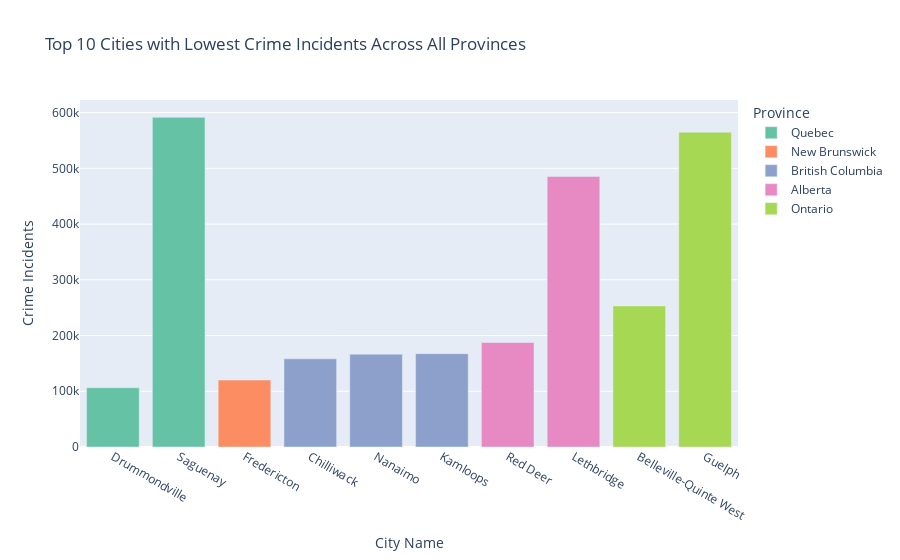

Source (notebook cell):
### Code cell
#Sorting the data to get the top 10 cities with the highest crime incidents across all provinces
Lowest10Cities = CityData.sort_values(by='VALUE', ascending=True).head(10)

#Creating a bar chart using Plotly
fig = px.bar(Lowest10Cities, 
             x='City', 
             y='VALUE', 
             color='Province', 
             title='Top 10 Cities with Lowest Crime Incidents Across All Provinces',
             labels={'VALUE': 'Crime Incidents', 'City': 'City Name'},
             color_discrete_sequence=px.colors.qualitative.Set2)

#Showing the plot
fig.show()

### Figure 1 — Plotly figure (JSON) as saved in the notebook; plotly's stock layout.template omitted (floating-point values rounded to 4 significant figures)
{"data": [{"alignmentgroup": "True", "hovertemplate": "Province=Quebec<br>City Name=%{x}<br>Crime Incidents=%{y}<extra></extra>", "legendgroup": "Quebec", "marker": {"color": "rgb(102,194,165)", "pattern": {"shape": ""}}, "name": "Quebec", "offsetgroup": "Quebec", "orientation": "v", "showlegend": true, "textposition": "auto", "type": "bar", "x": ["Drummondville", "Saguenay"], "xaxis": "x", "y": [106300.0, 591500.0], "yaxis": "y"}, {"alignmentgroup": "True", "hovertemplate": "Province=New Brunswick<br>City Name=%{x}<br>Crime Incidents=%{y}<extra></extra>", "legendgroup": "New Brunswick", "marker": {"color": "rgb(252,141,98)", "pattern": {"shape": ""}}, "name": "New Brunswick", "offsetgroup": "New Brunswick", "orientation": "v", "showlegend": true, "textposition": "auto", "type": "bar", "x": ["Fredericton"], "xaxis": "x", "y": [120100.0], "yaxis": "y"}, {"alignmentgroup": "True", "hovertemplate": "Province=British Columbia<br>City Name=%{x}<br>Crime Incidents=%{y}<extra></extra>", "legendgroup": "British Columbia", "marker": {"color": "rgb(141,160,203)", "pattern": {"shape": ""}}, "name": "British Columbia", "offsetgroup": "British Columbia", "orientation": "v", "showlegend": true, "textposition": "auto", "type": "bar", "x": ["Chilliwack", "Nanaimo", "Kamloops"], "xaxis": "x", "y": [158200.0, 166600.0, 167500.0], "yaxis": "y"}, {"alignmentgroup": "True", "hovertemplate": "Province=Alberta<br>City Name=%{x}<br>Crime Incidents=%{y}<extra></extra>", "legendgroup": "Alberta", "marker": {"color": "rgb(231,138,195)", "pattern": {"shape": ""}}, "name": "Alberta", "offsetgroup": "Alberta", "orientation": "v", "showlegend": true, "textposition": "auto", "type": "bar", "x": ["Red Deer", "Lethbridge"], "xaxis": "x", "y": [187500.0, 485500.0], "yaxis": "y"}, {"alignmentgroup": "True", "hovertemplate": "Province=Ontario<br>City Name=%{x}<br>Crime Incidents=%{y}<extra></extra>", "legendgroup": "Ontario", "marker": {"color": "rgb(166,216,84)", "pattern": {"shape": ""}}, "name": "Ontario", "offsetgroup": "Ontario", "orientation": "v", "showlegend": true, "textposition": "auto", "type": "bar", "x": ["Belleville-Quinte West", "Guelph"], "xaxis": "x", "y": [253100.0, 564800.0], "yaxis": "y"}], "layout": {"barmode": "relative", "legend": {"title": {"text": "Province"}, "tracegroupgap": 0}, "title": {"text": "Top 10 Cities with Lowest Crime Incidents Across All Provinces"}, "xaxis": {"anchor": "y", "domain": [0, 1], "title": {"text": "City Name"}}, "yaxis": {"anchor": "x", "domain": [0, 1], "title": {"text": "Crime Incidents"}}}}
